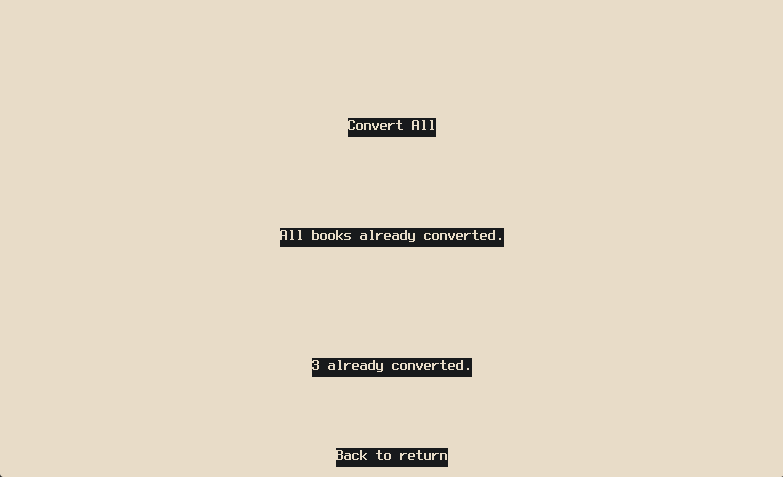
#> input picture images/converter.png, 783 x 477 px
$ python make_sleep_image.py ../images/converter.png out.png
#> lines starting #> are read from the running program, lines starting #| are printed output that depends on the picture
#!/usr/bin/env python3
"""Image -> MGR2 sleep image.

MGR2 is a tiny 4-level-grayscale format read by DrawBuffer::Mgr2Source_:

    "MGR2"            4 bytes
    width             uint16 LE
    height            uint16 LE
    pixel data        2 bits per pixel, row-major, stride = ceil(width / 4),
                      packed MSB-first within each byte:
                          value = (row[x // 4] >> (6 - (x % 4) * 2)) & 3
                      0 = white, 1 = light, 2 = dark, 3 = black

The panel shows it via a one-pass grayscale refresh: bit 0 of each value goes to
BW RAM and bit 1 to RED RAM, which is why exactly 4 levels are available and why
no dithering beyond those levels will survive.

Geometry: the image is blitted at native size into physical panel coordinates
with no scaling or centring, so it should be exactly 800x480 (landscape). The
visible area is inset — DisplayFrame hides 10 columns at the left edge — so keep
anything important away from the extreme edges.

A portrait source (the panel is 480x800 when held for reading) must therefore be
rotated into landscape first: pass --rotate 90.

Usage (needs Pillow, absent from the PlatformIO interpreter):

    nix-shell -p 'python3.withPackages(ps: [ps.pillow])' --run \\
      'python3 tools/make_sleep_image.py cover.png resources/sleep.mgr'

Add --dither for photographic sources; the default is a plain 4-level quantise,
which is better for line art, logos and text.
"""

import argparse
import struct
import sys

from PIL import Image

PANEL_W = 800
PANEL_H = 480

# Level -> the gray it represents, used for nearest-level quantisation.
LEVEL_GRAYS = (255, 170, 85, 0)  # 0=white, 1=light, 2=dark, 3=black


def quantise(value):
    """8-bit gray -> 2-bit level (0 white .. 3 black)."""
    best = 0
    best_err = 999
    for level, gray in enumerate(LEVEL_GRAYS):
        err = abs(value - gray)
        if err < best_err:
            best_err = err
            best = level
    return best


def to_levels(img, dither, bw):
    """Return a width*height list of 0..3 levels."""
    w, h = img.size
    if bw:
        # Levels 0 and 3 only. The panel still writes both RAM planes either way,
        # but a pure-bilevel image gives the waveform no mid-level pixels to drive.
        return [0 if v >= 128 else 3 for v in img.getdata()]
    if dither:
        # Floyd–Steinberg onto the 4 available grays.
        pal = Image.new("P", (1, 1))
        palette = []
        for g in LEVEL_GRAYS:
            palette += [g, g, g]
        palette += [0, 0, 0] * (256 - len(LEVEL_GRAYS))
        pal.putpalette(palette)
        q = img.convert("RGB").quantize(palette=pal, dither=Image.FLOYDSTEINBERG)
        return list(q.getdata())  # palette indices already equal our levels
    px = list(img.getdata())
    return [quantise(v) for v in px]


def main():
    ap = argparse.ArgumentParser(description=__doc__, formatter_class=argparse.RawDescriptionHelpFormatter)
    ap.add_argument("input", help="any image Pillow can read")
    ap.add_argument("output", help="destination .mgr")
    ap.add_argument("--dither", action="store_true", help="Floyd-Steinberg; use for photos")
    ap.add_argument("--bw", action="store_true",
                    help="threshold to pure black/white, no gray levels (fastest waveform)")
    ap.add_argument("--invert", action="store_true", help="swap black and white")
    ap.add_argument("--no-fit", action="store_true",
                    help="use the image as-is instead of fitting it to 800x480")
    ap.add_argument("--rotate", type=int, default=0, choices=(0, 90, 180, 270),
                    help="rotate counter-clockwise before fitting; use 90 for a portrait source")
    args = ap.parse_args()

    img = Image.open(args.input).convert("L")
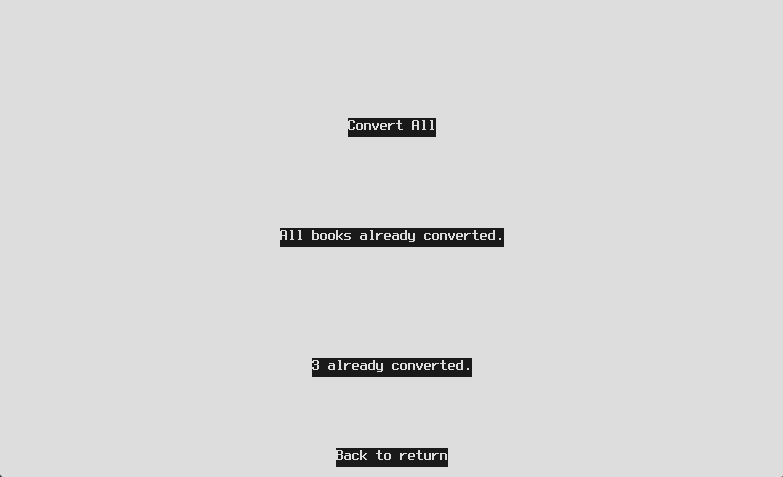
#> img: PIL image 783x477 L; min 26, max 221, mean 216.2

    if args.rotate:
        img = img.rotate(args.rotate, expand=True)

    if not args.no_fit:
        # Contain within the panel, then paste onto a white 800x480 field so the
        # output is always exactly panel-sized (the renderer does not centre).
        fitted = img.copy()
        fitted.thumbnail((PANEL_W, PANEL_H), Image.LANCZOS)
        canvas = Image.new("L", (PANEL_W, PANEL_H), 255)
#> canvas: PIL image 800x480 L; every value is 255
        canvas.paste(fitted, ((PANEL_W - fitted.width) // 2, (PANEL_H - fitted.height) // 2))
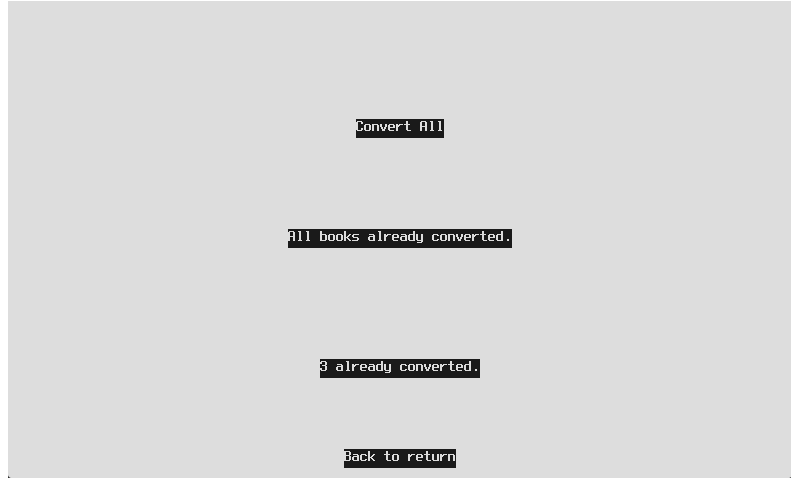
#> canvas: PIL image 800x480 L; min 26, max 255, mean 217.2
        img = canvas

    if args.invert:
        img = Image.eval(img, lambda v: 255 - v)

    w, h = img.size
#> w = 800; h = 480
    if w > PANEL_W or h > PANEL_H:
        print(f"warning: {w}x{h} exceeds the {PANEL_W}x{PANEL_H} panel; it will be cropped on device",
              file=sys.stderr)

    levels = to_levels(img, args.dither, args.bw)
#> in to_levels, `px = list(img.getdata())`: px = 384000 items
#> levels = 384000 items

    stride = (w + 3) // 4
#> stride = 200
    data = bytearray(stride * h)
    for y in range(h):
        row = y * stride
        base = y * w
        for x in range(w):
            lvl = levels[base + x] & 3
            data[row + (x // 4)] |= lvl << (6 - (x % 4) * 2)

    with open(args.output, "wb") as f:
        f.write(b"MGR2")
        f.write(struct.pack("<HH", w, h))
        f.write(data)

    print(f"{args.output}: {w}x{h}, {8 + len(data):,} bytes")
#| out.png: 800x480, 96,008 bytes


if __name__ == "__main__":
    main()

$ run again, on images/readerportrait.png
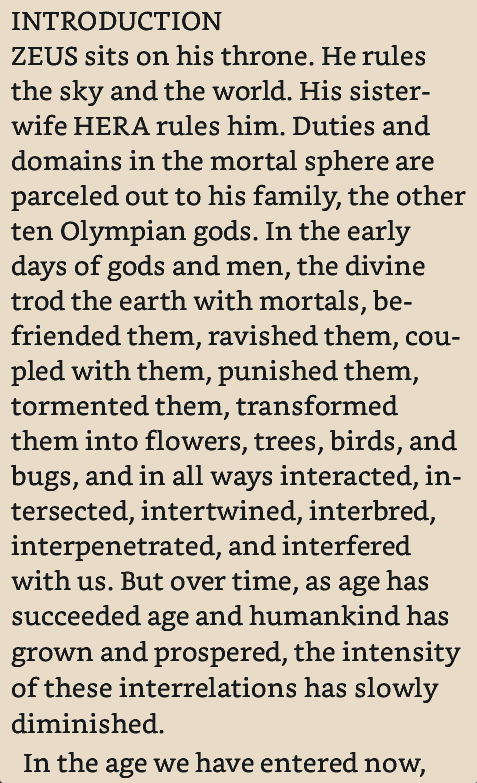
#> input picture images/readerportrait.png, 477 x 783 px
#> in main, `fitted.thumbnail((PANEL_W, PANEL_H), Image.LANCZOS)`:
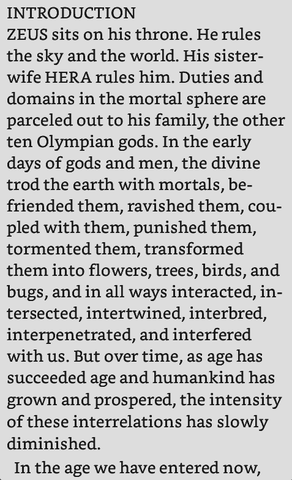
#> fitted: PIL image 292x480 L; min 0, max 255, mean 192.6
#> in main, `canvas.paste(fitted, ((PANEL_W - fitted.width) // 2, (PANEL_H - fitted..`:
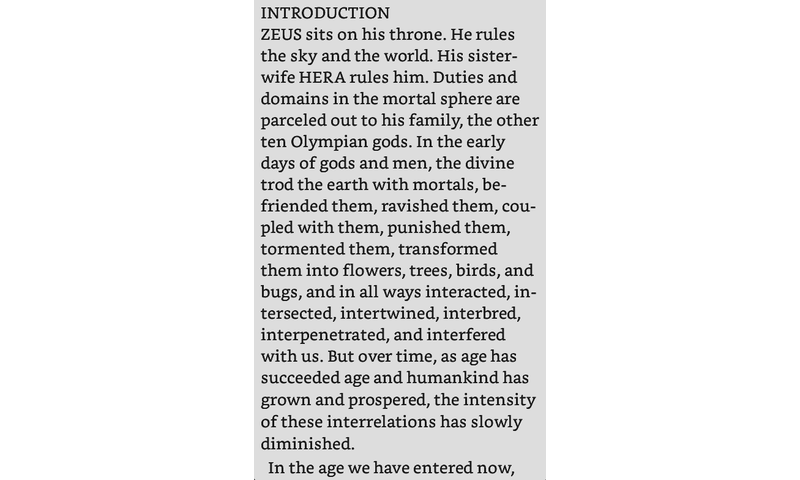
#> canvas: PIL image 800x480 L; min 0, max 255, mean 232.2
#> px = 384000 items
#| out.png: 800x480, 96,008 bytes
